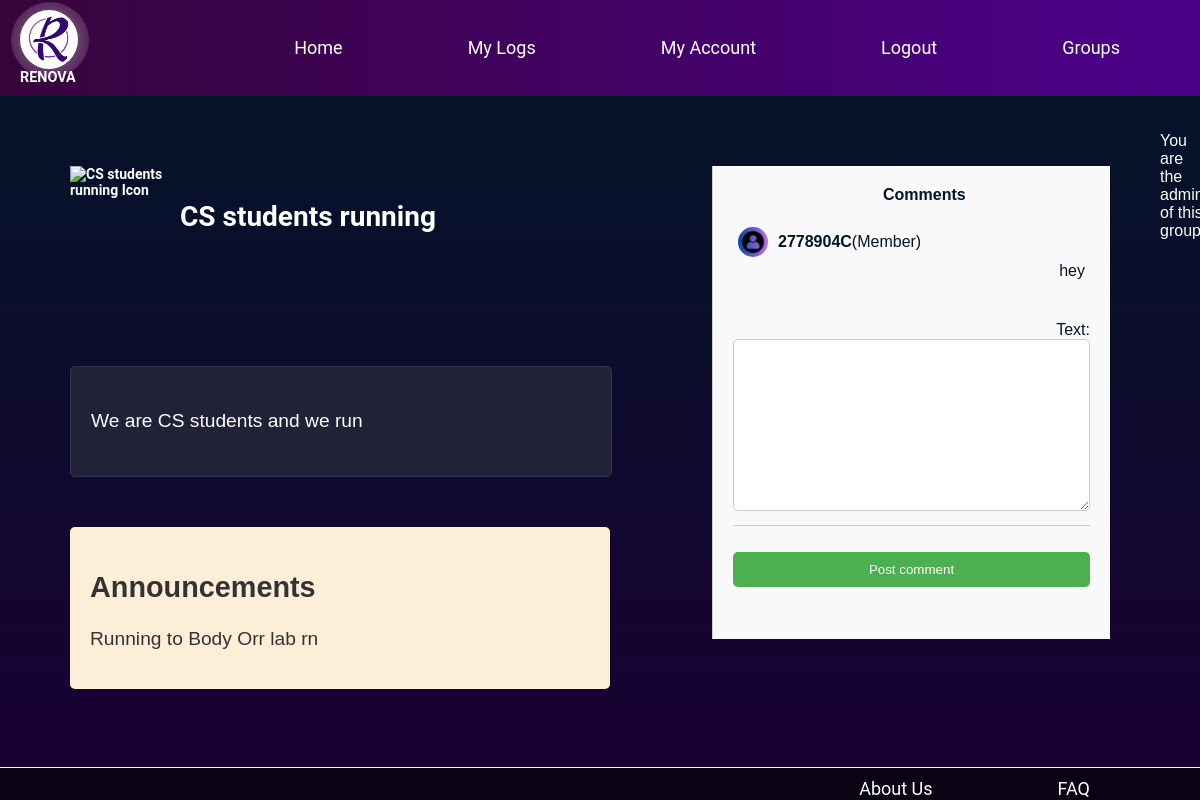
Screenshot of /renova/groups/cs-students-running/ (signed in) with the database file from the repository.
### renova/models.py (models this page shows, shortened)
class Group(models.Model):
    name = models.CharField(max_length=255, unique=True, primary_key=True)
    admin = models.ForeignKey(User, on_delete=models.CASCADE, default=1)
    members = models.ManyToManyField(User, related_name='member_groups', blank=True)
    creation_date = models.DateField(default=timezone.now)
    icon = models.ImageField(upload_to='group_icons', blank=True)
    activities = models.CharField(max_length=255, blank=True)
    description = models.TextField(blank=True)
    announcements = models.TextField(blank=True)
    slug = models.SlugField(unique=True)

class Comment(models.Model):
    group = models.ForeignKey(Group, on_delete=models.CASCADE, related_name='comments')
    user = models.ForeignKey(User, on_delete=models.CASCADE)
    text = models.TextField()
    creation_date = models.DateField(default=timezone.now)
    likes = models.PositiveIntegerField(default=0)

class UserProfile(models.Model):
    user = models.OneToOneField(User, on_delete=models.CASCADE)
    picture = models.ImageField(upload_to='profile_images', blank = True, default='media/profile_images/default.jpg')

### renova/views.py (the view, shortened to what this page needs)
# urls.py: path('groups/<slug:group_name_slug>/', views.group, name='group'),
@login_required
def group(request, group_name_slug=None):
    context_dict = {}
    try:
        group = Group.objects.get(slug=group_name_slug)
        context_dict['group'] = group
        context_dict['form'] = CommentForm()
    except Group.DoesNotExist:
        context_dict['group'] = None
    if group_name_slug:
        return render(request, 'renova/group.html', context_dict)
    else:
        return HttpResponse("Group not found")

### renova/forms.py
class CommentForm(forms.ModelForm):
    class Meta:
        model = Comment
        fields = ['text']

### templates/renova/group.html (shortened to what this page needs)
{% extends "base.html" %}
{% load static %}
{% block content %}
    {% if group %}
        <div class="container">
            <div class="columns">
                <div id="group-logo">
                    {% if group.icon %}
                        <img src="{{ group.icon.url }}" alt="{{ group.name }} Icon">
                    {% else %}
                        <img alt="{{ group.name }} Icon">
                    {% endif %}
                    <h1>{{ group.name }}</h1>
                </div>
                <div id="group-description">
                    <p>{{ group.description }}</p>
                </div>
                <div id="group-announcements">
                    <h2>Announcements</h2>
                    <p>{{ group.announcements }}</p>
                </div>
            </div>
            <div class="comment-section rightalign leftline">
                <b><div class="leftalign">Comments</div></b>
                {% for comment in group.comments.all %}
                    <div class="comment">
                        <br>
                        <br>
                        <div class="comment-user">
                            <img class="profile-pic" src="{{ comment.user.userprofile.picture.url }}" alt="{{ comment.user.username }}'s Profile Picture" width="30" height="30">
                            <strong>{{ comment.user.username }}</strong>{% if comment.user == group.admin %} (Admin){% else %} (Member) {% endif %}
                        </div>
                        <div class="comment-text">
                            {{ comment.text }}
                        </div>
                    </div>
                {% endfor %}
                {% if request.user == group.admin or request.user in group.members.all %}
                    <form method="post">
                        {{ form.as_p }}
                        <button type="submit">Post comment</button>
                    </form>
                {% endif %}
            </div>
            {% if request.user == group.admin %}
                <p>You are the admin of this group.</p>
            {% elif request.user in group.members.all %}
                <form method="post" action="{% url 'renova:leave_group' group.slug %}">
                    {% csrf_token %}
                    <button type="submit">Leave Group</button>
                </form>
            {% else %}
                <form method="post" action="{% url 'renova:join_group' group.slug %}">
                    {% csrf_token %}
                    <button type="submit">Join Group</button>
                </form>
            {% endif %}
        </div>
    {% else %}
        <p>Group not found.</p>
    {% endif %}
{% endblock %}

### static/base.css (style rules this page uses)
body, ul { margin: 0; padding: 0; }
body { font-family: Arial, sans-serif; display: flex; flex-direction: column; min-height: 100vh; background: linear-gradient(to top, #1a0033, #011627); color: #FDFFFC; }
.leftalign { float: left; margin-left: 150px; }
.rightalign { float: right; margin-right: 150px; padding-left: 100px; }
.container { display: flex; justify-content: space-between; }
main > div { display: flex; }
.columns { display: flex; flex-direction: column; }
.leftline { text-align: right; border-left: 1px solid #FDFFFC; }
#group-logo { margin: 50px; font-size : 14px; font-family: 'Roboto', sans-serif; font-weight: bold; position: relative; z-index: 2; display: flex; align-items: center; gap: 10px; }
#group-logo img { height: 100px; width: 100px; }
#group-description { background-color: #212138; width: 500px; padding: 20px; margin: 50px; border-radius: 5px; border: 1px solid #313153; font-size: 1.2em; line-height: 1.6; }
#group-announcements { width: 500px; background-color: #fdeed8; padding: 20px; border-radius: 5px; font-size: 1.2em; color: #333; margin: 0 50px; }
.comment-section { margin: 50px; background-color: #f9f9f9; padding: 20px; border-left: 1px solid #ccc; color: #011627; }
.comment-section p { border-bottom: 1px solid #ccc; padding: 10px 0; }
.comment-section form { display: flex; flex-direction: column; gap: 10px; }
.comment-section form input, .comment-section form textarea { padding: 10px; border: 1px solid #ccc; border-radius: 5px; }
.comment-section form button { padding: 10px 20px; background-color: #4CAF50; color: white; border: none; border-radius: 5px; cursor: pointer; }
.comment { margin-bottom: 10px; padding: 5px; }
.comment-user { display: flex; align-items: center; margin-bottom: 5px; }
.comment-user strong { margin-left: 10px; }
.profile-pic { border-radius: 50%; }
.comment-text { margin-left: 40px; }

### rows the page displays
Group: name "CS students running", description "We are CS students and we run", announcements "Running to Body Orr lab rn"
Comment: user.userprofile.picture (placeholder picture), user.username "2778904C", shows "(Member)", text "hey"
